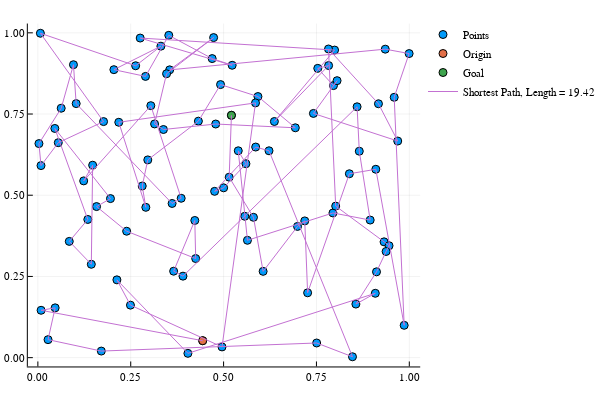

The code cell stored with this chart in its notebook:
### Code cell
using Plots
plotly()

scatter(Pts[:,1], Pts[:,2], label = "Points")
scatter!([Pts[O,1]], [Pts[O,2]], label = "Origin")
scatter!([Pts[G,1]], [Pts[G,2]], label = "Goal")
plot!(Pts[P,1], Pts[P,2], label = "Shortest Path, Length = $(round(L,digits = 2))")

### Figure 1 — Plotly figure (JSON) as saved in the notebook; plotly's stock layout.template omitted (floating-point values rounded to 4 significant figures)
{"data": [{"colorbar": {"title": ""}, "hoverinfo": "text", "legendgroup": "Points", "marker": {"color": "rgba(0, 154, 250, 1.000)", "line": {"color": "rgba(0, 0, 0, 1.000)", "width": 1}, "size": 8, "symbol": "circle"}, "mode": "markers", "name": "Points", "showlegend": true, "text": [null, null, null, null, null, null, null, null, null, null, null, null, null, null, null, null, null, null, null, null, null, null, null, null, null, null, null, null, null, null, null, null, null, null, null, null, null, null, null, null, null, null, null, null, null, null, null, null, null, null, null, null, null, null, null, null, null, null, null, null, null, null, null, null, null, null, null, null, null, null, null, null, null, null, null, null, null, null, null, null, null, null, null, null, null, null, null, null, null, null, null, null, null, null, null, null, null, null, null, null], "type": "scatter", "x": [0.4438, 0.5211, 0.9353, 0.3858, 0.4225, 0.7944, 0.1439, 0.8947, 0.09582, 0.4249, 0.8562, 0.281, 0.05499, 0.8386, 0.7419, 0.9117, 0.4788, 0.3041, 0.3655, 0.6932, 0.338, 0.9099, 0.2898, 0.932, 0.7989, 0.08454, 0.6991, 0.6064, 0.557, 0.1031, 0.9995, 0.7827, 0.6368, 0.8654, 0.8594, 0.7824, 0.6223, 0.9593, 0.4732, 0.1708, 0.7185, 0.3142, 0.1475, 0.2178, 0.5804, 0.9689, 0.1233, 0.02739, 0.8471, 0.4039, 0.7263, 0.5925, 0.2755, 0.00846, 0.4958, 0.7959, 0.586, 0.2632, 0.008659, 0.239, 0.1955, 0.1769, 0.4693, 0.3548, 0.06281, 0.2493, 0.917, 0.3525, 0.4322, 0.158, 0.5395, 0.3312, 0.2907, 0.4918, 0.04652, 0.2047, 0.1344, 0.5002, 0.9862, 0.3614, 0.5602, 0.5864, 0.8018, 0.515, 0.9455, 0.8056, 0.4759, 0.2959, 0.006807, 0.7536, 0.0457, 0.3465, 0.7505, 0.9085, 0.2127, 0.3906, 0.9375, 0.002893, 0.5231, 0.5643], "xaxis": "x1", "y": [0.05216, 0.7461, 0.9497, 0.4906, 0.4223, 0.4455, 0.2874, 0.4235, 0.9018, 0.3051, 0.1649, 0.5284, 0.6618, 0.5661, 0.7518, 0.2642, 0.7192, 0.7757, 0.2662, 0.7076, 0.7024, 0.5799, 0.8658, 0.3565, 0.9469, 0.3579, 0.404, 0.2656, 0.4352, 0.782, 0.9361, 0.8992, 0.727, 0.6355, 0.7723, 0.9502, 0.6368, 0.8014, 0.9853, 0.02027, 0.421, 0.7195, 0.5925, 0.7246, 0.432, 0.6668, 0.5442, 0.05546, 0.00279, 0.01325, 0.1997, 0.8038, 0.9839, 0.5912, 0.03305, 0.8376, 0.7842, 0.8986, 0.1458, 0.3892, 0.4897, 0.7267, 0.9207, 0.8859, 0.7679, 0.1617, 0.7816, 0.9923, 0.7281, 0.4651, 0.6368, 0.9589, 0.4627, 0.8406, 0.1533, 0.8865, 0.4254, 0.5228, 0.09956, 0.4747, 0.5969, 0.6484, 0.4665, 0.5556, 0.3446, 0.8527, 0.512, 0.6088, 0.9987, 0.8906, 0.7056, 0.874, 0.04515, 0.1982, 0.2395, 0.2509, 0.3268, 0.6589, 0.9001, 0.3613], "yaxis": "y1", "zmax": 0.1, "zmin": -0.1}, {"colorbar": {"title": ""}, "hoverinfo": "text", "legendgroup": "Origin", "marker": {"color": "rgba(227, 111, 71, 1.000)", "line": {"color": "rgba(0, 0, 0, 1.000)", "width": 1}, "size": 8, "symbol": "circle"}, "mode": "markers", "name": "Origin", "showlegend": true, "text": [null], "type": "scatter", "x": [0.4438], "xaxis": "x1", "y": [0.05216], "yaxis": "y1", "zmax": 0.1, "zmin": -0.1}, {"colorbar": {"title": ""}, "hoverinfo": "text", "legendgroup": "Goal", "marker": {"color": "rgba(62, 164, 78, 1.000)", "line": {"color": "rgba(0, 0, 0, 1.000)", "width": 1}, "size": 8, "symbol": "circle"}, "mode": "markers", "name": "Goal", "showlegend": true, "text": [null], "type": "scatter", "x": [0.5211], "xaxis": "x1", "y": [0.7461], "yaxis": "y1", "zmax": 0.1, "zmin": -0.1}, {"colorbar": {"title": ""}, "hoverinfo": "text", "legendgroup": "Shortest Path, Length = 19.42", "line": {"color": "rgba(195, 113, 210, 1.000)", "dash": "solid", "shape": "linear", "width": 1}, "mode": "lines", "name": "Shortest Path, Length = 19.42", "showlegend": true, "text": [null, null, null, null, null, null, null, null, null, null, null, null, null, null, null, null, null, null, null, null, null, null, null, null, null, null, null, null, null, null, null, null, null, null, null, null, null, null, null, null, null, null, null, null, null, null, null, null, null, null, null, null, null, null, null, null, null, null, null, null, null, null, null, null, null, null, null, null, null, null, null, null, null, null, null, null, null, null, null, null, null, null, null, null, null, null, null, null, null, null, null, null, null, null, null, null, null, null, null, null], "type": "scatter", "x": [0.4438, 0.008659, 0.04652, 0.02739, 0.1708, 0.7505, 0.8471, 0.6223, 0.5864, 0.4759, 0.5002, 0.5602, 0.5395, 0.557, 0.5643, 0.7944, 0.8947, 0.8654, 0.8594, 0.3906, 0.3655, 0.4225, 0.4249, 0.239, 0.158, 0.1955, 0.0457, 0.1344, 0.08454, 0.1439, 0.1475, 0.1233, 0.3041, 0.3858, 0.3614, 0.1031, 0.09582, 0.06281, 0.002893, 0.00846, 0.05499, 0.1769, 0.006807, 0.2632, 0.3312, 0.2047, 0.2898, 0.3525, 0.4693, 0.5231, 0.2755, 0.7989, 0.6368, 0.7827, 0.7536, 0.7959, 0.8056, 0.7419, 0.9689, 0.917, 0.7824, 0.8018, 0.932, 0.9455, 0.9375, 0.9117, 0.8562, 0.9085, 0.4039, 0.2127, 0.2493, 0.4958, 0.586, 0.2178, 0.2907, 0.281, 0.2959, 0.4322, 0.4918, 0.5925, 0.6932, 0.4788, 0.338, 0.3142, 0.3465, 0.4732, 0.3548, 0.9353, 0.9995, 0.9593, 0.9862, 0.9099, 0.8386, 0.7263, 0.7185, 0.6991, 0.6064, 0.5804, 0.515, 0.5211], "xaxis": "x1", "y": [0.05216, 0.1458, 0.1533, 0.05546, 0.02027, 0.04515, 0.00279, 0.6368, 0.6484, 0.512, 0.5228, 0.5969, 0.6368, 0.4352, 0.3613, 0.4455, 0.4235, 0.6355, 0.7723, 0.2509, 0.2662, 0.4223, 0.3051, 0.3892, 0.4651, 0.4897, 0.7056, 0.4254, 0.3579, 0.2874, 0.5925, 0.5442, 0.7757, 0.4906, 0.4747, 0.782, 0.9018, 0.7679, 0.6589, 0.5912, 0.6618, 0.7267, 0.9987, 0.8986, 0.9589, 0.8865, 0.8658, 0.9923, 0.9207, 0.9001, 0.9839, 0.9469, 0.727, 0.8992, 0.8906, 0.8376, 0.8527, 0.7518, 0.6668, 0.7816, 0.9502, 0.4665, 0.3565, 0.3446, 0.3268, 0.2642, 0.1649, 0.1982, 0.01325, 0.2395, 0.1617, 0.03305, 0.7842, 0.7246, 0.4627, 0.5284, 0.6088, 0.7281, 0.8406, 0.8038, 0.7076, 0.7192, 0.7024, 0.7195, 0.874, 0.9853, 0.8859, 0.9497, 0.9361, 0.8014, 0.09956, 0.5799, 0.5661, 0.1997, 0.421, 0.404, 0.2656, 0.432, 0.5556, 0.7461], "yaxis": "y1", "zmax": 0.1, "zmin": -0.1}], "layout": {"annotations": [], "height": 400, "legend": {"bgcolor": "rgba(255, 255, 255, 1.000)", "bordercolor": "rgba(0, 0, 0, 1.000)", "font": {"color": "rgba(0, 0, 0, 1.000)", "family": "sans-serif", "size": 11}, "tracegroupgap": 0, "x": 1, "y": 1}, "margin": {"b": 20, "l": 0, "r": 0, "t": 20}, "paper_bgcolor": "rgba(255, 255, 255, 1.000)", "plot_bgcolor": "rgba(255, 255, 255, 1.000)", "showlegend": true, "width": 600, "xaxis": {"anchor": "y1", "domain": [0.06582, 0.9934], "gridcolor": "rgba(0, 0, 0, 0.100)", "gridwidth": 0.5, "linecolor": "rgba(0, 0, 0, 1.000)", "mirror": false, "range": [-0.02701, 1.029], "showgrid": true, "showline": true, "showticklabels": true, "tickangle": 0, "tickcolor": "rgb(0, 0, 0)", "tickfont": {"color": "rgba(0, 0, 0, 1.000)", "family": "sans-serif", "size": 11}, "tickmode": "array", "ticks": "inside", "ticktext": ["0.00", "0.25", "0.50", "0.75", "1.00"], "tickvals": [0, 0.25, 0.5, 0.75, 1], "title": "", "titlefont": {"color": "rgba(0, 0, 0, 1.000)", "family": "sans-serif", "size": 15}, "type": "-", "visible": true, "zeroline": false, "zerolinecolor": "rgba(0, 0, 0, 1.000)"}, "yaxis": {"anchor": "x1", "domain": [0.03762, 0.9902], "gridcolor": "rgba(0, 0, 0, 0.100)", "gridwidth": 0.5, "linecolor": "rgba(0, 0, 0, 1.000)", "mirror": false, "range": [-0.02709, 1.029], "showgrid": true, "showline": true, "showticklabels": true, "tickangle": 0, "tickcolor": "rgb(0, 0, 0)", "tickfont": {"color": "rgba(0, 0, 0, 1.000)", "family": "sans-serif", "size": 11}, "tickmode": "array", "ticks": "inside", "ticktext": ["0.00", "0.25", "0.50", "0.75", "1.00"], "tickvals": [0, 0.25, 0.5, 0.75, 1], "title": "", "titlefont": {"color": "rgba(0, 0, 0, 1.000)", "family": "sans-serif", "size": 15}, "type": "-", "visible": true, "zeroline": false, "zerolinecolor": "rgba(0, 0, 0, 1.000)"}}}
